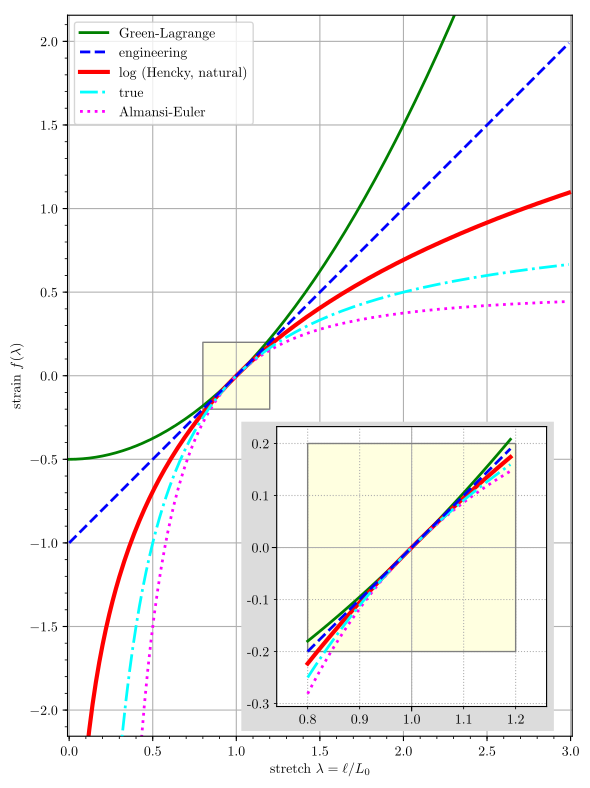

The script that drew this image:
#!/usr/bin/env python
import os
import numpy as np
# import matplotlib as mpl
from matplotlib import rc
import matplotlib.pyplot as plt
from matplotlib.ticker import (MultipleLocator, FormatStrFormatter)


rc('font', **{'family': 'serif', 'serif': ['Computer Modern Roman']})
rc('text', usetex=True)

lw = 2  # line width

x1 = np.arange(0, 3, 0.01)   # plot limits to be [ 0, 3]
x2 = np.arange(0.01, 3, 0.01)   # plot limits to be [ 0.1, 3]

x_min_small = 0.8
x_max_small = 1.2
y_min_small = -0.2
y_max_small = 0.2

x1_small = np.arange(x_min_small, x_max_small, 0.01)   # plot limits to be [ 0, 3]

y_green_lagrange = 0.5*(x1**2 - 1.0)
y_engineering = x1 - 1.0
y_log = np.log(x2)
y_true = 1.0 - (1.0 / x2)
y_almansi_euler = 0.5*(1 - (1.0/x2)**2)

y_green_lagrange_small = 0.5*(x1_small**2 - 1.0)
y_engineering_small = x1_small - 1.0
y_log_small = np.log(x1_small)
y_true_small = 1.0 - (1.0 / x1_small)
y_almansi_euler_small = 0.5*(1 - (1.0/x1_small)**2)

fig = plt.figure(figsize=(6, 8))  # 6 inches wide, 8 inches tall
ax = fig.add_subplot(1, 1, 1)
ax.axis('equal')
# major axes
ax.xaxis.set_major_locator(MultipleLocator(0.5))
ax.yaxis.set_major_locator(MultipleLocator(0.5))
# minor axes
ax.xaxis.set_minor_locator(MultipleLocator(0.1))
ax.yaxis.set_minor_locator(MultipleLocator(0.1))

bg_color = 'lightyellow'  # background color for inset
bg_line_color = 'gray'  # background line color for inset
bg_x = [x_min_small, x_max_small, x_max_small, x_min_small, x_min_small]
bg_y = [y_min_small, y_min_small, y_max_small, y_max_small, y_min_small]

ax.fill(bg_x, bg_y, bg_color)
ax.plot(bg_x, bg_y, color=bg_line_color, linestyle='-', linewidth=1.0)
ax.plot(x1, y_green_lagrange, color='green', linestyle='-', linewidth=lw, label='Green-Lagrange', zorder=2)
ax.plot(x1, y_engineering, color='blue', linestyle='--', linewidth=lw, label='engineering', zorder=4)
ax.plot(x2, y_log, color='red', linestyle='-', linewidth=lw+1, label='log (Hencky, natural)', zorder=2)
ax.plot(x2, y_true, color='cyan', linestyle='-.', linewidth=lw, label='true', zorder=3)
ax.plot(x2, y_almansi_euler, color='magenta', linestyle=':', linewidth=lw, label='Almansi-Euler', zorder=2)

ax.grid(b=True, which='major', linestyle='-')
# ax.grid(b=False, which='minor', linestyle=':', linewidth=0.25)

ax.set_xlabel('stretch $\lambda = \ell / L_0$')
ax.set_ylabel('strain $f(\lambda)$')
ax.set_xlim(0, 3)
ax.set_ylim(-2, 2)
# ax.legend(loc='lower right')
ax.legend(loc='upper left')

# background under the inset ax2, to overlay the ax grid lines
x0 = 1.03
x1 = 2.9
y0 = -2.125
y1 = -0.275
ax.fill([x0, x1, x1, x0], [y0, y0, y1, y1], 'gainsboro', zorder=2)
# ax.fill([x0, x1, x1, x0], [y0, y0, y1, y1], 'white', zorder=2)

ax2 = plt.axes([0.47, 0.11, 0.45, 0.35])
ax2.axis('equal')
# major axes
ax2.xaxis.set_major_locator(MultipleLocator(1.0))
ax2.xaxis.set_ticklabels([])  # turn off xtick major labels
ax2.yaxis.set_major_locator(MultipleLocator(1.0))
ax2.yaxis.set_ticklabels([])  # turn off ytick major labels
# minor axes
ax2.xaxis.set_minor_locator(MultipleLocator(0.1))
ax2.xaxis.set_minor_formatter(FormatStrFormatter('%1.1f'))
ax2.yaxis.set_minor_locator(MultipleLocator(0.1))
ax2.yaxis.set_minor_formatter(FormatStrFormatter('%1.1f'))

ax2.grid(b=True, which='major', linestyle='-')
ax2.grid(b=True, which='minor', linestyle=':')

ax2.fill([x_min_small, x_max_small, x_max_small, x_min_small],
        [y_min_small, y_min_small, y_max_small, y_max_small], bg_color)
ax2.plot(bg_x, bg_y, color=bg_line_color, linestyle='-', linewidth=1.0)

ax2.plot(x1_small, y_green_lagrange_small, color='green', linestyle='-', linewidth=lw, label='Green-Lagrange', zorder=2)
ax2.plot(x1_small, y_engineering_small, color='blue', linestyle='--', linewidth=lw, label='engineering', zorder=4)
ax2.plot(x1_small, y_log_small, color='red', linestyle='-', linewidth=lw+1, label='log (Hencky, natural)', zorder=2)
ax2.plot(x1_small, y_true_small, color='cyan', linestyle='-.', linewidth=lw, label='true', zorder=3)
ax2.plot(x1_small, y_almansi_euler_small, color='magenta', linestyle=':', linewidth=lw, label='Almansi-Euler', zorder=2)
ax2.set_xlim(x_min_small, x_max_small)
# ax2.set_ylim(y_min_small, y_max_small)
# ax2.margins(x=-0.15, y=-0.167)
# ax2.margins(x=-0.0, y=-0.1)

plt.show()

print_to_pdf = 1
if print_to_pdf:
    script_name = os.path.basename(__file__)
    figure_name = os.path.splitext(script_name)[0]
    print(f'Saving figure as {figure_name}.pdf')
    fig.savefig(figure_name + '.pdf', bbox_inches='tight')
